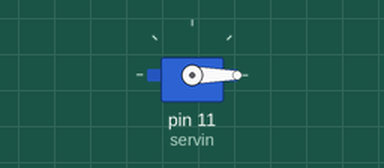
Recording of a sketch running on a simulated Arduino Uno, built with avr-gcc and run on an emulated ATmega328P. On the bench: servo.

Above: at 0.05 s.
At 1.0 s:
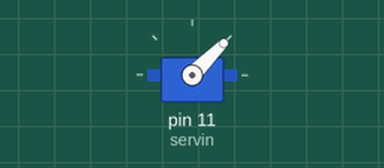
At 1.5 s:
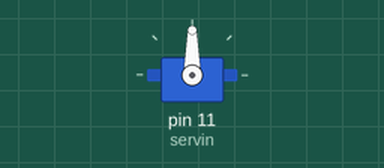
At 2.0 s:
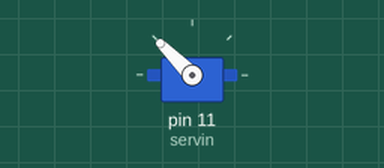
Timing chart, 0 to 4.6 s (numbered marks = the images above):
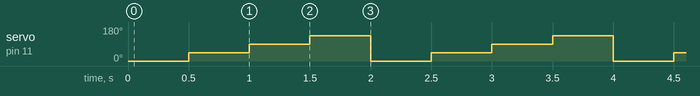

Measured:
- by itself, servo on pin 11 (servin): repeats every 2.0 s: 90° 0.50 s, 135° 0.50 s, 0° 0.50 s, 45° 0.50 s

The sketch:

servo_3.ino
```cpp
#include <Servo.h>
Servo servin;
void setup() {
  servin.attach(11);

}

void loop() {
   servin.write(0);
   delay(500);
   servin.write(45);
   delay(500);
   servin.write(90);
   delay(500);
   servin.write(135);
   delay(500);
   servin.write(180);


}
```
